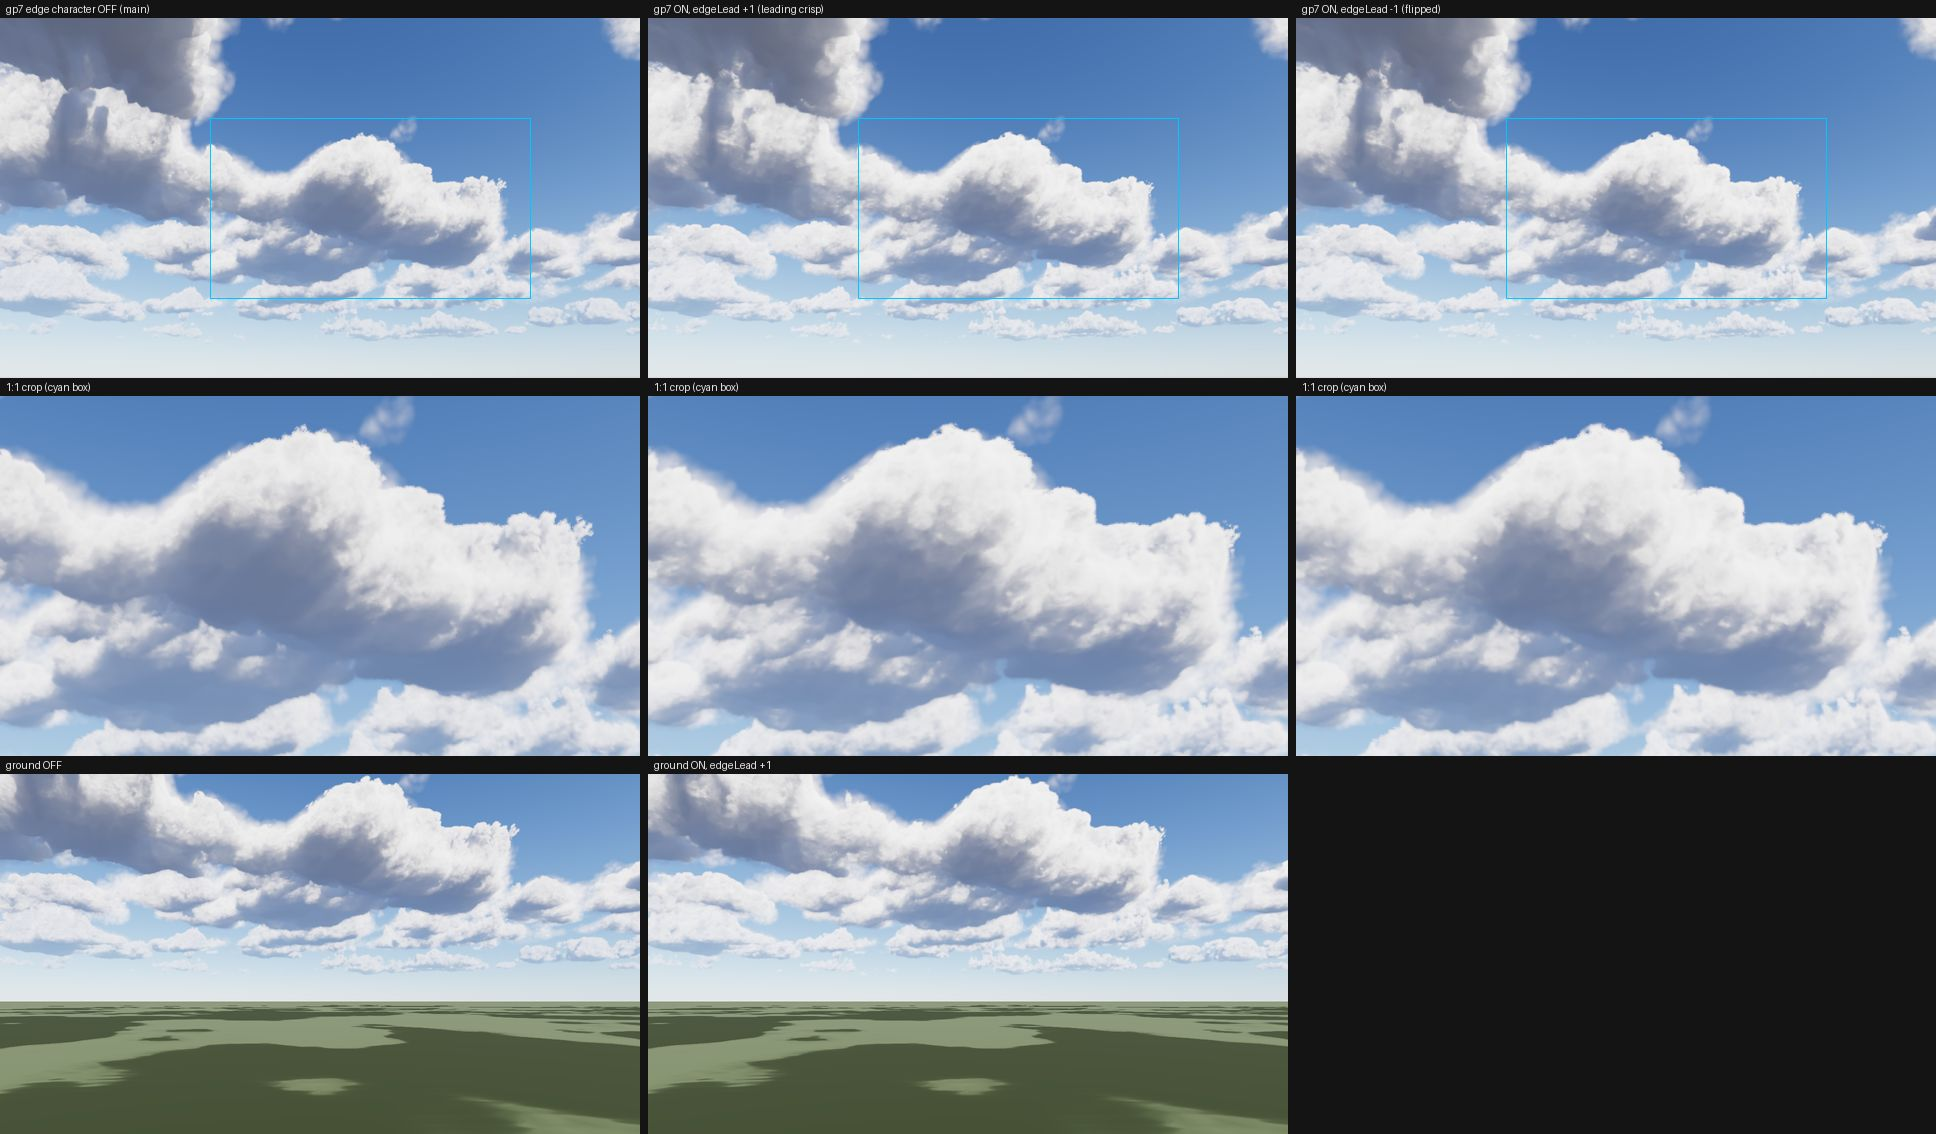

The script that saved this image:
# P2.5a sheet: gp7 off | on (edgeLead +1) | on flipped (edgeLead -1), fit lighting; under each a 1:1 crop (cyan box) of the central
# body's top and upper flanks; below, ground off | on. Run from this directory: python3 sheet.py
from PIL import Image, ImageDraw
CX, CY = 420, 200   # top-left of the 640x360 1:1 crop, full-res px
W, H, LH, G = 640, 360, 18, 8
cols = [('off', 'gp7 edge character OFF (main)'), ('on', 'gp7 ON, edgeLead +1 (leading crisp)'), ('flip', 'gp7 ON, edgeLead -1 (flipped)')]
sheet = Image.new('RGB', (3 * W + 2 * G, 2 * (LH + H) + LH + H), (20, 20, 20))
d = ImageDraw.Draw(sheet)
for c, (s, name) in enumerate(cols):
    im = Image.open(f'{s}/gp7.png').convert('RGB'); x0 = c * (W + G)
    d.text((x0 + 6, 3), name, fill=(230, 230, 230))
    sheet.paste(im.resize((W, H), Image.LANCZOS), (x0, LH))
    d.rectangle((x0 + CX // 2, LH + CY // 2, x0 + CX // 2 + W // 2, LH + CY // 2 + H // 2), outline=(0, 200, 255))
    d.text((x0 + 6, LH + H + 3), '1:1 crop (cyan box)', fill=(230, 230, 230))
    sheet.paste(im.crop((CX, CY, CX + W, CY + H)), (x0, 2 * LH + H))
y = 2 * (LH + H)
for c, (s, name) in enumerate([('off', 'ground OFF'), ('on', 'ground ON, edgeLead +1')]):
    im = Image.open(f'{s}/ground.png').convert('RGB'); x0 = c * (W + G)
    d.text((x0 + 6, y + 3), name, fill=(230, 230, 230))
    sheet.paste(im.resize((W, H), Image.LANCZOS), (x0, y + LH))
sheet.save('sheet.jpg', quality=80)
